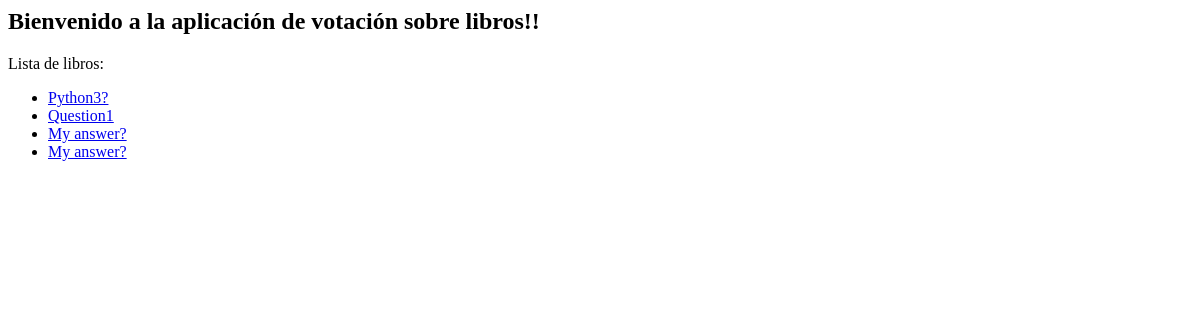
The app's page /, older data.
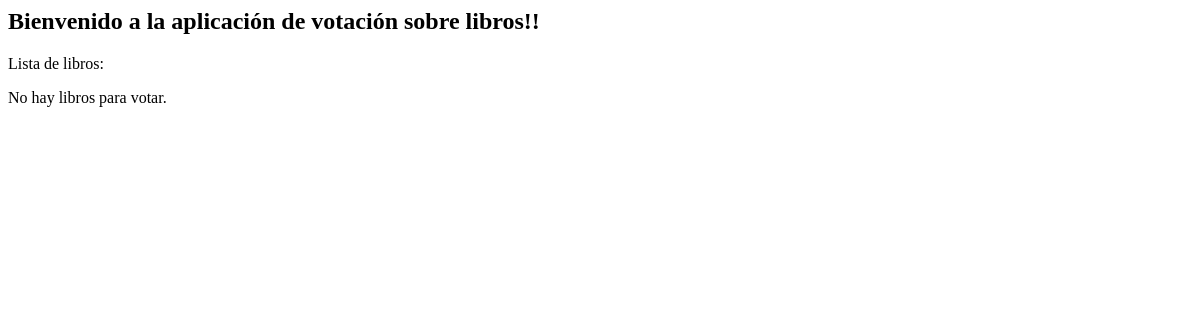
The same page, newer data.
### polls/models.py (models this page shows, shortened)
class Question(models.Model):
	question_text = models.CharField(max_length=200)
	pub_date = models.DateTimeField()
	def was_published_recently(self):
		now = timezone.now()
		return now - datetime.timedelta(days=1) <= self.pub_date <= now
	was_published_recently.admin_order_field = 'pub_date'
	was_published_recently.boolean = True
	was_published_recently.short_description = 'Published recently?'

### polls/views.py (the view)
# urls.py: url(r'^$', views.IndexView.as_view(), name='index'),
class IndexView(generic.ListView):
    template_name = 'polls/index.html'
    context_object_name = 'latest_question_list'
    def get_queryset(self):
        return Question.objects.order_by('-pub_date')[:5]

### polls/templates/polls/index.html (shortened to what this page needs)
<h2>Bienvenido a la aplicación de votación sobre libros!! </h2>
<p> Lista de libros: </p>
{% if latest_question_list %}
    <ul>
    {% for question in latest_question_list %}
		<li><a href="{% url 'polls:detail' question.id %}">{{ question.question_text }}</a></li>
    {% endfor %}
    </ul>
{% else %}
    <p>No hay libros para votar.</p>
{% endif %}

Row changes from the older to the newer data that the page shows:
removed Question: question_text "Python3?"
removed Question: question_text "Question1"
removed Question: question_text "My answer?"
removed Question: question_text "My answer?"
Text that changed along with them:
text now shown: "No hay libros para votar."
